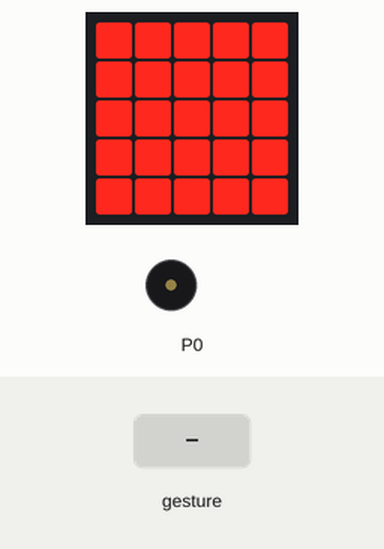
Simulated run of this program. Board: BBC micro:bit (MakeCode). On the bench: the board's 5×5 LED display, buzzer (waves = sounding). The inputs (shaded band) are chosen by the test bench. A tilt is held for 1.5 s and a shake lasts 1 s, then the board lies face up again.

Above: at 1.2 s.
1.3 s: gesture 'shake'
At 1.88 s:
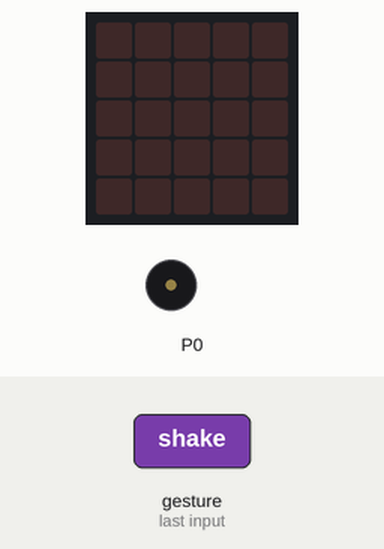
At 2.4 s:
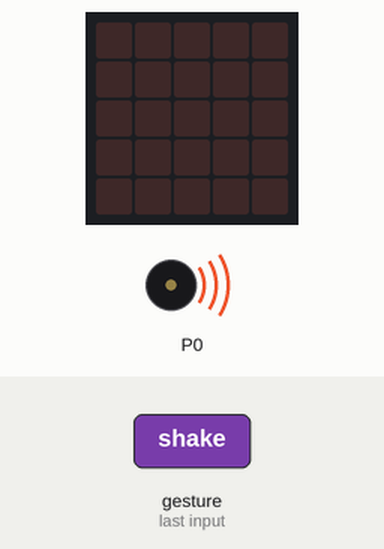
Timing chart, 0 to 7.6 s (numbered marks = the images above; inputs shaded):
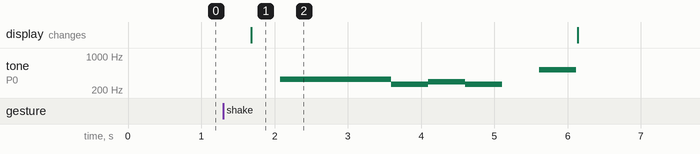

Measured:
- after the input at 1.3 s, tone on P0: plays 330 Hz for 1.5 s, 262 Hz for 0.51 s, 294 Hz for 0.51 s, 262 Hz for 0.50 s, 523 Hz for 0.50 s, starting after 0.78 s; the display: changes after 0.38 s (image 1)

The program:

main.ts
```typescript
basic.forever(function () {
    if (input.isGesture(Gesture.Shake)) {
        basic.showLeds(`
            . . . . .
            . . . . .
            . . . . .
            . . . . .
            . . . . .
            `)
        music.playMelody("E E E C D C - C5 ", 120)
    } else {
        basic.showLeds(`
            # # # # #
            # # # # #
            # # # # #
            # # # # #
            # # # # #
            `)
    }
})
```

test.ts
```typescript
// tests gaan hier; deze zal niet worden gecompileerd wanneer dit pakket wordt gebruikt als extensie.
```
